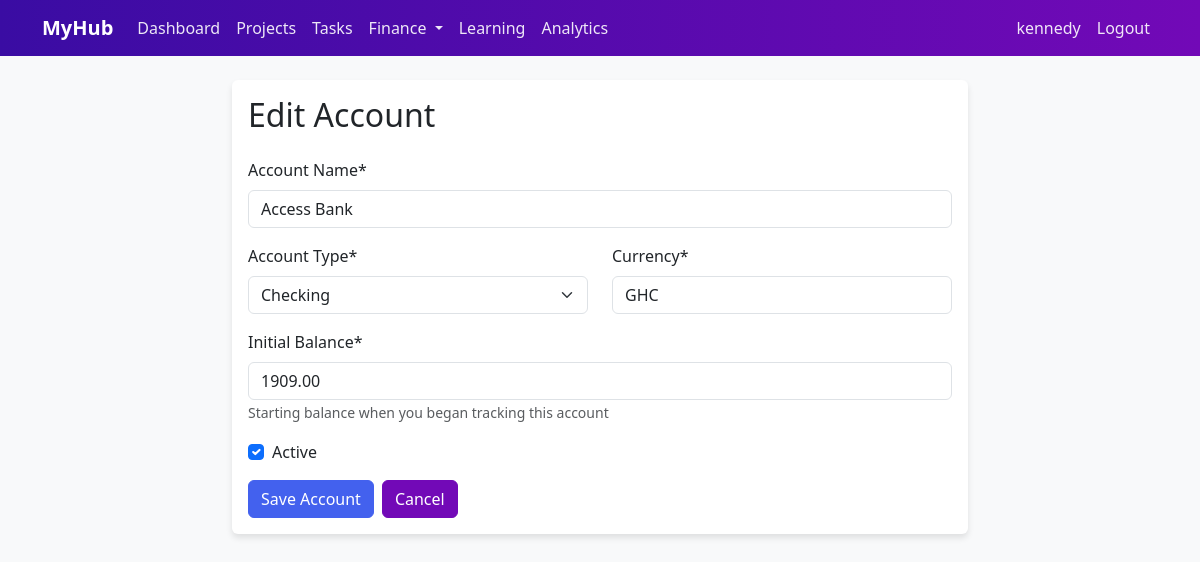
Screenshot of /finance/accounts/5/edit/ (signed in) with the database file from the repository.
### finance/models.py (models this page shows, shortened)
class Account(models.Model):
    ACCOUNT_TYPES = (
        ('checking', 'Checking'),
        ('savings', 'Savings'),
        ('credit_card', 'Credit Card'),
        ('cash', 'Cash'),
        ('investment', 'Investment'),
        ('other', 'Other'),
    )
    name = models.CharField(max_length=200)
    account_type = models.CharField(max_length=20, choices=ACCOUNT_TYPES, default='checking')
    user = models.ForeignKey(settings.AUTH_USER_MODEL, on_delete=models.CASCADE, related_name='accounts')
    currency = models.CharField(max_length=10, default='GHS')
    initial_balance = models.DecimalField(max_digits=12, decimal_places=2, default=0.00, help_text="Starting balance when you began tracking this account")
    created_at = models.DateTimeField(auto_now_add=True)
    updated_at = models.DateTimeField(auto_now=True)
    is_active = models.BooleanField(default=True)
    class Meta:
        ordering = ['name']

### finance/views.py (the view)
# urls.py: path('accounts/<int:pk>/edit/', AccountUpdateView.as_view(), name='account_update'),
class AccountUpdateView(LoginRequiredMixin, UserPassesTestMixin, generic.UpdateView):
    model = Account
    form_class = AccountForm
    template_name = 'finance/account_form.html'
    def test_func(self):
        account = self.get_object()
        return account.user == self.request.user

### finance/forms.py
class AccountForm(forms.ModelForm):
    class Meta:
        model = Account
        fields = ['name', 'account_type', 'currency', 'initial_balance', 'is_active']
        widgets = {
            'name': forms.TextInput(attrs={
                'class': 'form-control',
                'placeholder': 'e.g., Chase Checking'
            }),
            'account_type': forms.Select(attrs={
                'class': 'form-select'
            }),
            'currency': forms.TextInput(attrs={
                'class': 'form-control',
                'placeholder': 'GHS'
            }),
            'initial_balance': forms.NumberInput(attrs={
                'class': 'form-control',
                'placeholder': '0.00',
                'step': '0.01'
            }),
            'is_active': forms.CheckboxInput(attrs={
                'class': 'form-check-input'
            }),
        }
        labels = {
            'name': 'Account Name',
            'account_type': 'Account Type',
            'currency': 'Currency',
            'initial_balance': 'Initial Balance',
            'is_active': 'Active',
        }

### templates/finance/account_form.html (shortened to what this page needs)
{% extends "base.html" %}
{% load static %}
{% block content %}
<div class="row justify-content-center">
    <div class="col-md-8">
        <div class="card">
            <div class="card-body">
                <h2 class="card-title mb-4">{% if object %}Edit Account{% else %}Create New Account{% endif %}</h2>
                <form method="post">
                    <div class="mb-3">
                        <label for="{{ form.name.id_for_label }}" class="form-label">{{ form.name.label }}*</label>
                        {{ form.name }}
                    </div>
                    <div class="row">
                        <div class="col-md-6 mb-3">
                            <label for="{{ form.account_type.id_for_label }}" class="form-label">{{ form.account_type.label }}*</label>
                            {{ form.account_type }}
                        </div>
                        <div class="col-md-6 mb-3">
                            <label for="{{ form.currency.id_for_label }}" class="form-label">{{ form.currency.label }}*</label>
                            {{ form.currency }}
                        </div>
                    </div>
                    <div class="mb-3">
                        <label for="{{ form.initial_balance.id_for_label }}" class="form-label">{{ form.initial_balance.label }}*</label>
                        {{ form.initial_balance }}
                        <small class="form-text text-muted">{{ form.initial_balance.help_text }}</small>
                    </div>
                    <div class="mb-3 form-check">
                        {{ form.is_active }}
                        <label class="form-check-label" for="{{ form.is_active.id_for_label }}">
                            {{ form.is_active.label }}
                        </label>
                    </div>
                    <div class="d-flex gap-2">
                        <button type="submit" class="btn btn-primary">Save Account</button>
                        <a href="{% url 'finance:account_list' %}" class="btn btn-secondary">Cancel</a>
                    </div>
                </form>
            </div>
        </div>
    </div>
</div>
{% endblock %}

### templates/base.html (shortened to what this page needs)
{% load static %}
<!DOCTYPE html>
<html lang="en">
<head>
    <link href="https://cdn.jsdelivr.net/npm/bootstrap@5.3.0/dist/css/bootstrap.min.css" rel="stylesheet">
    <link rel="stylesheet" href="https://cdn.jsdelivr.net/npm/bootstrap-icons@1.11.1/font/bootstrap-icons.css">
    <link rel="stylesheet" href="{% static 'css/style.css' %}">
</head>
<body>
    <nav class="navbar navbar-expand-lg navbar-dark bg-dark">
        <div class="container">
            <a class="navbar-brand" href="{% url 'projects:project_list' %}">MyHub</a>
            <div class="collapse navbar-collapse" id="navbarNav">
                <ul class="navbar-nav">
                    <li class="nav-item">
                        <a class="nav-link" href="{% url 'home' %}">Dashboard</a>
                    </li>
                    <li class="nav-item">
                        <a class="nav-link" href="{% url 'projects:project_list' %}">Projects</a>
                    </li>
                    <li class="nav-item">
                        <a class="nav-link" href="{% url 'tasks:task_list' %}">Tasks</a>
                    </li>
                    <li class="nav-item dropdown">
                        <a class="nav-link dropdown-toggle" href="#" id="financeDropdown" role="button" data-bs-toggle="dropdown">
                            Finance
                        </a>
                    </li>
                    <li class="nav-item">
                        <a class="nav-link" href="{% url 'learning:course_list' %}">Learning</a>
                    </li>
                    <li class="nav-item">
                        <a class="nav-link" href="{% url 'analytics:event_list' %}">Analytics</a>
                    </li>
                </ul>
                <ul class="navbar-nav ms-auto">
                    {% if user.is_authenticated %}
                        <li class="nav-item">
                            <span class="nav-link">{{ user.username }}</span>
                        </li>
                        <li class="nav-item">
                            <form method="post" action="{% url 'logout' %}" style="display: inline;">
                                <button type="submit" class="btn nav-link" style="border: none; background: none; cursor: pointer;">Logout</button>
                            </form>
                        </li>
                    {% endif %}
                </ul>
            </div>
        </div>
    </nav>
    <div class="container mt-4">
        {% block content %}
        {% endblock %}
    </div>
</body>
</html>

### static/css/style.css (style rules this page uses)
:root { --color-neon-pink: #F72585; --color-purple: #7209B7; --color-grape: #3A0CA3; --color-blue: #4361EE; --color-sky-blue: #4CC9F0; }
body { background-color: #f8f9fa; }
.navbar { background-color: var(--color-grape) !important; background: linear-gradient(to right, var(--color-grape), var(--color-purple)); }
.navbar-brand { font-weight: bold; color: white !important; }
.nav-link { color: rgba(255, 255, 255, 0.9) !important; transition: color 0.3s ease; }
.btn-primary { background-color: var(--color-blue); border-color: var(--color-blue); }
.btn-secondary { background-color: var(--color-purple); border-color: var(--color-purple); }
.card { border: none; box-shadow: 0 4px 6px rgba(0,0,0,0.1); margin-bottom: 1rem; transition: transform 0.2s; }
a { color: var(--color-blue); text-decoration: none; }

### rows the page displays
Account: name "Access Bank", account_type "Checking", currency "GHC", initial_balance "1909.00", is_active "☑"

### other values shown
{{ user.username }} "kennedy"
